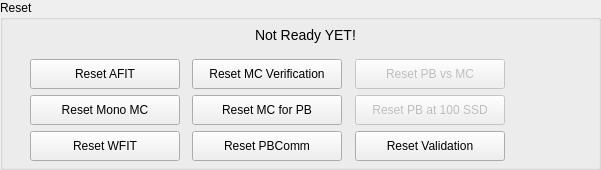
     <widget class="QGroupBox" name="groupBoxReset">
      <property name="enabled">
       <bool>true</bool>
      </property>
      <property name="geometry">
       <rect>
        <x>20</x>
        <y>310</y>
        <width>601</width>
        <height>170</height>
       </rect>
      </property>
      <property name="title">
       <string>Reset</string>
      </property>
      <widget class="QLabel" name="textLabelReset">
       <property name="enabled">
        <bool>true</bool>
       </property>
       <property name="geometry">
        <rect>
         <x>70</x>
         <y>20</y>
         <width>471</width>
         <height>31</height>
        </rect>
       </property>
       <property name="text">
        <string>&lt;p align=&quot;center&quot;&gt;&lt;font size=&quot;+1&quot;&gt;Not Ready YET!&lt;/font&gt;&lt;/p&gt;</string>
       </property>
       <property name="wordWrap">
        <bool>false</bool>
       </property>
      </widget>
      <widget class="QPushButton" name="pushButtonResetValidation">
       <property name="enabled">
        <bool>true</bool>
       </property>
       <property name="geometry">
        <rect>
         <x>355</x>
         <y>131</y>
         <width>150</width>
         <height>30</height>
        </rect>
       </property>
       <property name="text">
        <string>Reset Validation</string>
       </property>
      </widget>
      <widget class="QPushButton" name="pushButtonResetPB100SSD">
       <property name="enabled">
        <bool>false</bool>
       </property>
       <property name="geometry">
        <rect>
         <x>355</x>
         <y>95</y>
         <width>150</width>
         <height>30</height>
        </rect>
       </property>
       <property name="text">
        <string>Reset PB at 100 SSD</string>
       </property>
      </widget>
      <widget class="QPushButton" name="pushButtonResetPBMC">
       <property name="enabled">
        <bool>true</bool>
       </property>
       <property name="geometry">
        <rect>
         <x>192</x>
         <y>95</y>
         <width>150</width>
         <height>30</height>
        </rect>
       </property>
       <property name="text">
        <string>Reset MC for PB</string>
       </property>
      </widget>
      <widget class="QPushButton" name="pushButtonResetMC">
       <property name="enabled">
        <bool>true</bool>
       </property>
       <property name="geometry">
        <rect>
         <x>192</x>
         <y>59</y>
         <width>150</width>
         <height>30</height>
        </rect>
       </property>
       <property name="text">
        <string>Reset MC Verification</string>
       </property>
      </widget>
      <widget class="QPushButton" name="pushButtonResetMono">
       <property name="enabled">
        <bool>true</bool>
       </property>
       <property name="geometry">
        <rect>
         <x>30</x>
         <y>95</y>
         <width>150</width>
         <height>30</height>
        </rect>
       </property>
       <property name="text">
        <string>Reset Mono MC</string>
       </property>
      </widget>
      <widget class="QPushButton" name="pushButtonResetPBvsMC">
       <property name="enabled">
        <bool>false</bool>
       </property>
       <property name="geometry">
        <rect>
         <x>355</x>
         <y>59</y>
         <width>150</width>
         <height>30</height>
        </rect>
       </property>
       <property name="text">
        <string>Reset PB vs MC</string>
       </property>
      </widget>
      <widget class="QPushButton" name="pushButtonResetWFIT">
       <property name="enabled">
        <bool>true</bool>
       </property>
       <property name="geometry">
        <rect>
         <x>30</x>
         <y>131</y>
         <width>150</width>
         <height>30</height>
        </rect>
       </property>
       <property name="text">
        <string>Reset WFIT</string>
       </property>
      </widget>
      <widget class="QPushButton" name="pushButtonResetPBComm">
       <property name="geometry">
        <rect>
         <x>192</x>
         <y>131</y>
         <width>150</width>
         <height>30</height>
        </rect>
       </property>
       <property name="text">
        <string>Reset PBComm</string>
       </property>
      </widget>
      <widget class="QPushButton" name="pushButtonResetAFIT">
       <property name="enabled">
        <bool>true</bool>
       </property>
       <property name="geometry">
        <rect>
         <x>30</x>
         <y>59</y>
         <width>150</width>
         <height>30</height>
        </rect>
       </property>
       <property name="text">
        <string>Reset AFIT</string>
       </property>
      </widget>
     </widget>
